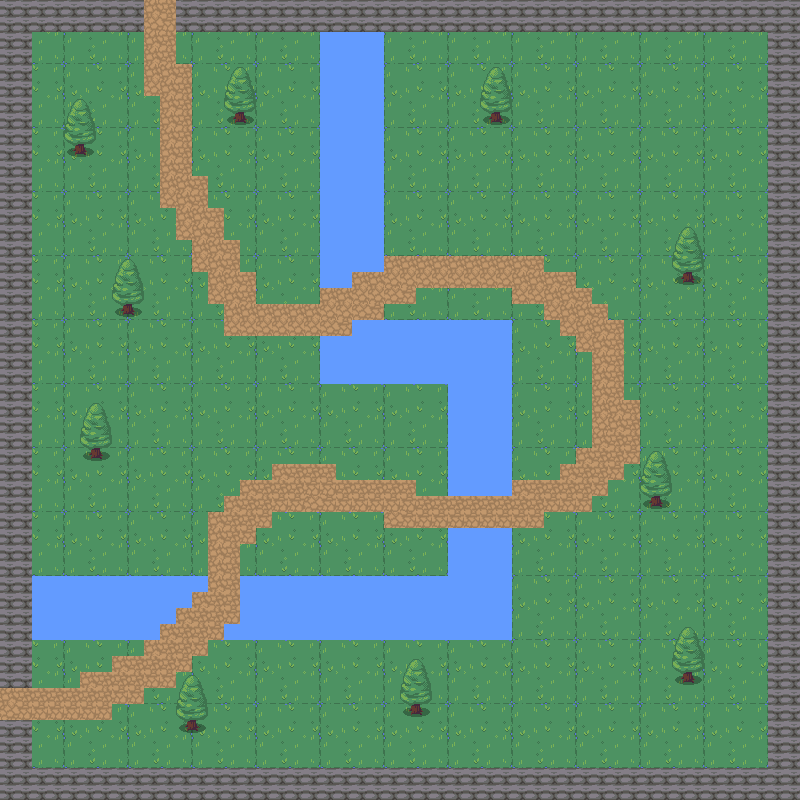

Below is a game level as drawn by its tile map, then a one-line description and the .tmx that defines it (tile-layer data replaced by summaries):
An orthogonal 50x50 tile map with 16x16 px tiles, 5 tile layers (background, walls, water, path, ...), 2 tilesets and 18 objects (17x collision, player).

<map version="1.8" tiledversion="1.8.4" orientation="orthogonal" renderorder="right-down" width="50" height="50" tilewidth="16" tileheight="16" infinite="0" nextlayerid="9" nextobjectid="21">
 <tileset firstgid="1" name="nature" tilewidth="16" tileheight="16" tilecount="720" columns="40">
  <image source="images/RPG Nature Tileset.png" trans="ff00ff" width="641" height="288" />
 </tileset>
 <tileset firstgid="721" source="tuiles/nature.tsx" />
 <layer id="3" name="background" width="50" height="50">
  <data>[2500 cells, 2500 non-empty, 16 distinct tile ids]</data>
 </layer>
 <layer id="4" name="walls" width="50" height="50">
  <data>[2500 cells, 384 non-empty, 1 distinct tile ids]</data>
 </layer>
 <layer id="5" name="water" width="50" height="50">
  <data>[2500 cells, 288 non-empty, 4 distinct tile ids]</data>
 </layer>
 <layer id="6" name="path" width="50" height="50">
  <data>[2500 cells, 244 non-empty, 4 distinct tile ids]</data>
 </layer>
 <objectgroup id="7" name="Objects">
  <object id="1" name="player" x="216" y="391">
   <point />
  </object>
  <object id="3" type="collision" x="0" y="-1" width="802" height="31" />
  <object id="4" type="collision" x="0.5" y="31" width="31" height="657" />
  <object id="5" type="collision" x="-0.5" y="719.5" width="32" height="80" />
  <object id="6" type="collision" x="31.3333" y="768" width="768" height="31.3333" />
  <object id="7" type="collision" x="767.333" y="30" width="32" height="738" />
  <object id="8" type="collision" x="320" y="31.3333" width="63.3333" height="240.667" />
  <object id="9" type="collision" x="320" y="271.333" width="30.6667" height="16.6667" />
  <object id="10" type="collision" x="320" y="335.333" width="192.667" height="48.6667" />
  <object id="11" type="collision" x="352.667" y="320" width="158.667" height="14" />
  <object id="12" type="collision" x="447.333" y="385.333" width="64" height="110.667" />
  <object id="13" type="collision" x="448.667" y="528" width="63.3333" height="111.333" />
  <object id="14" type="collision" x="240" y="576.667" width="208" height="62.6667" />
  <object id="15" type="collision" x="224" y="624" width="15.3333" height="15.3333" />
  <object id="16" type="collision" x="32.6667" y="575.333" width="126.667" height="63.3333" />
  <object id="17" type="collision" x="160" y="576.667" width="30.6667" height="30.6667" />
  <object id="18" type="collision" x="192.667" y="575.333" width="15.3333" height="17.3333" />
  <object id="19" type="collision" x="161.333" y="608.667" width="14" height="15.3333" />
 </objectgroup>
 <layer id="8" name="decoration" width="50" height="50">
  <data>[2500 cells, 80 non-empty, 8 distinct tile ids]</data>
 </layer>
</map>
